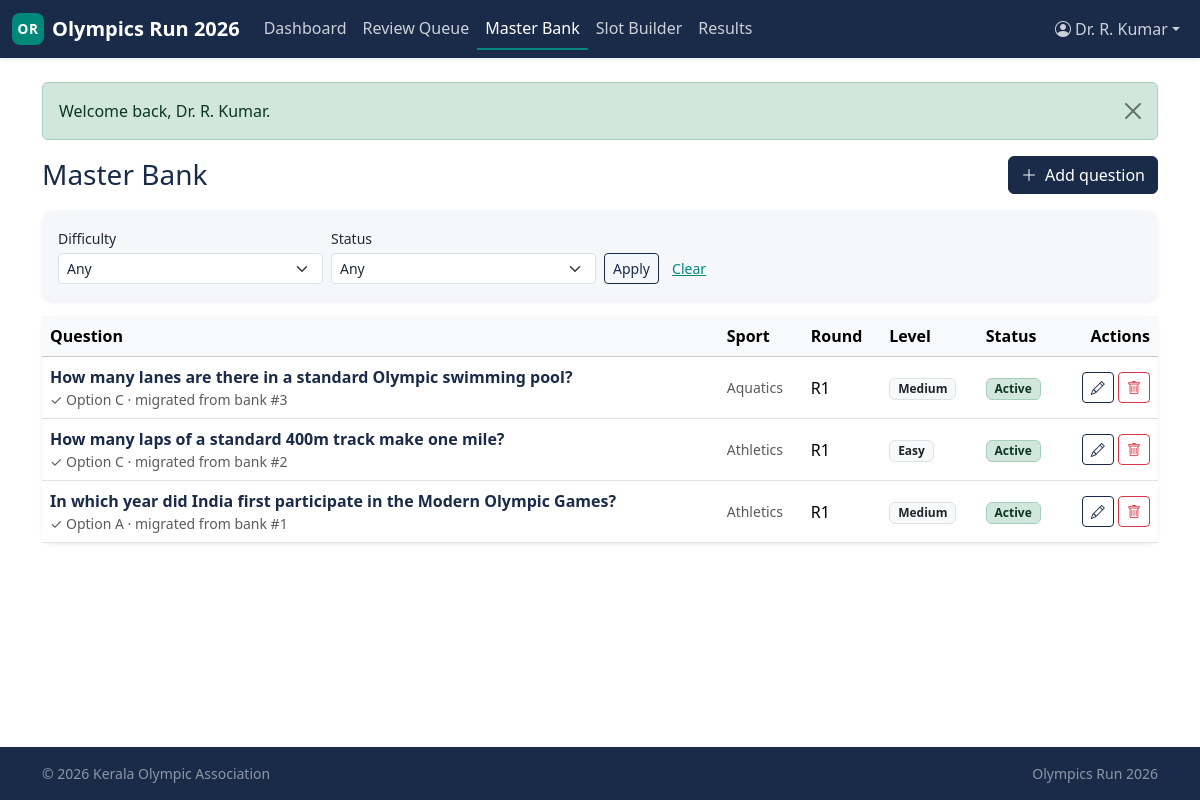
Page /panelist/master (signed in) on the committed database.
### tables this page shows
CREATE TABLE master_questions (
    master_question_id   INT UNSIGNED  NOT NULL AUTO_INCREMENT,
    source_question_id   INT UNSIGNED  NULL,
    association_id       INT UNSIGNED  NOT NULL,
    question_text        TEXT          NOT NULL,
    option_a             VARCHAR(500)  NOT NULL,
    option_b             VARCHAR(500)  NOT NULL,
    option_c             VARCHAR(500)  NOT NULL,
    option_d             VARCHAR(500)  NOT NULL,
    correct_option       ENUM('A','B','C','D') NOT NULL,
    explanation          TEXT          NULL,
    sport                VARCHAR(100)  NULL,
    category             VARCHAR(100)  NULL,
    difficulty           ENUM('easy','medium','hard')
                                NOT NULL DEFAULT 'medium',
    intended_round       TINYINT UNSIGNED NULL,
    status               ENUM('active','retired') NOT NULL DEFAULT 'active',
    added_by_admin_id    INT UNSIGNED  NULL,
    added_by_panelist_id INT UNSIGNED  NULL,
    created_at           DATETIME      NOT NULL DEFAULT CURRENT_TIMESTAMP,
    updated_at           DATETIME      NOT NULL DEFAULT CURRENT_TIMESTAMP
                                                ON UPDATE CURRENT_TIMESTAMP,
    PRIMARY KEY (master_question_id),
    KEY idx_mq_assoc (association_id),
    KEY idx_mq_round (intended_round),
    KEY idx_mq_status (status),
    KEY idx_mq_difficulty (difficulty),
    KEY idx_mq_sport (sport),
    KEY idx_mq_panelist (added_by_panelist_id),
    CONSTRAINT fk_mq_source
        FOREIGN KEY (source_question_id)
            REFERENCES association_question_bank(question_id)
        ON DELETE SET NULL,
    CONSTRAINT fk_mq_assoc
        FOREIGN KEY (association_id) REFERENCES associations(association_id)
        ON DELETE CASCADE,
    CONSTRAINT fk_mq_admin
        FOREIGN KEY (added_by_admin_id) REFERENCES admins(admin_id)
        ON DELETE SET NULL,
    CONSTRAINT fk_mq_panelist
        FOREIGN KEY (added_by_panelist_id) REFERENCES expert_panelists(panelist_id)
        ON DELETE SET NULL
);

### includes/helpers.php (called while the page is built, shortened)
<?php
function e(?string $value): string
{
    return htmlspecialchars((string)$value, ENT_QUOTES | ENT_SUBSTITUTE, 'UTF-8');
}
function view(string $template, array $data = []): string
{
    $__file = __DIR__ . '/../views/' . $template . '.php';
    extract($data, EXTR_SKIP);
    include $__file;
    return ob_get_clean();
}
function render(string $template, array $data = []): void
{
    $content   = view($template, $data);
    include __DIR__ . '/../views/layouts/app.php';
}
function status_badge(?string $status): string
{
    $map = [
        'active'         => 'bg-success-subtle text-success-emphasis border border-success-subtle',
        'approved'       => 'bg-success-subtle text-success-emphasis border border-success-subtle',
        'open'           => 'bg-success-subtle text-success-emphasis border border-success-subtle',
        'published'      => 'bg-success-subtle text-success-emphasis border border-success-subtle',
        'pending'        => 'bg-warning-subtle text-warning-emphasis border border-warning-subtle',
        'needs_revision' => 'bg-warning-subtle text-warning-emphasis border border-warning-subtle',
        'scheduled'      => 'bg-info-subtle text-info-emphasis border border-info-subtle',
        'draft'          => 'bg-secondary-subtle text-secondary-emphasis border border-secondary-subtle',
        'closed'         => 'bg-secondary-subtle text-secondary-emphasis border border-secondary-subtle',
        'inactive'       => 'bg-secondary-subtle text-secondary-emphasis border border-secondary-subtle',
        'suspended'      => 'bg-danger-subtle text-danger-emphasis border border-danger-subtle',
        'rejected'       => 'bg-danger-subtle text-danger-emphasis border border-danger-subtle',
        'cancelled'      => 'bg-danger-subtle text-danger-emphasis border border-danger-subtle',
        'disqualified'   => 'bg-danger-subtle text-danger-emphasis border border-danger-subtle',
    ];
    $key = strtolower((string)$status);
    return 'badge ' . ($map[$key] ?? 'bg-light text-dark border');
}
function status_label(?string $status): string
{
    return ucwords(str_replace('_', ' ', (string)$status));
}

### controllers/PanelistMasterController.php (called while the page is built, shortened)
<?php
final class PanelistMasterController
{
    public function index(): void
    {
        $associationId = $this->associationId();
        $filters = [
            'difficulty' => $_GET['difficulty'] ?? '',
            'status'     => $_GET['status']     ?? '',
        ];
        render('panelist/master/index', [
            'title'     => 'Master Bank — Panel',
            'questions' => MasterQuestion::all($associationId, $filters),
            'filters'   => $filters,
        ]);
    }
    private function associationId(): int
    {
        $id = Auth::associationId();
        return $id;
    }
}

### includes/Database.php (called while the page is built, shortened)
<?php
final class Database
{
    private static ?PDO $pdo = null;
    public static function connection(): PDO
    {
        $cfg = $GLOBALS['APP_CONFIG']['db'];
        $dsn = sprintf(
            'mysql:host=%s;port=%d;dbname=%s;charset=%s',
            $cfg['host'],
            $cfg['port'],
            $cfg['name'],
            $cfg['charset']
        );
        self::$pdo = new PDO($dsn, $cfg['user'], $cfg['pass'], [
            PDO::ATTR_ERRMODE            => PDO::ERRMODE_EXCEPTION,
            PDO::ATTR_DEFAULT_FETCH_MODE => PDO::FETCH_ASSOC,
            PDO::ATTR_EMULATE_PREPARES   => false,
            PDO::MYSQL_ATTR_INIT_COMMAND => "SET NAMES utf8mb4 COLLATE utf8mb4_unicode_ci",
        ]);
        return self::$pdo;
    }
    public static function query(string $sql, array $params = []): PDOStatement
    {
        $stmt = self::connection()->prepare($sql);
        $stmt->execute($params);
        return $stmt;
    }
    public static function fetchAll(string $sql, array $params = []): array
    {
        return self::query($sql, $params)->fetchAll();
    }
}

### models/MasterQuestion.php (called while the page is built, shortened)
<?php
final class MasterQuestion
{
    public static function all(?int $associationId = null, array $filters = []): array
    {
        $sql = 'SELECT mq.*, a.name AS association_name
                  FROM master_questions mq
                  JOIN associations a ON a.association_id = mq.association_id';
        $where = [];
        $params = [];
        if ($associationId !== null) {
            $where[]  = 'mq.association_id = ?';
            $params[] = $associationId;
        }
        if ($where) $sql .= ' WHERE ' . implode(' AND ', $where);
        $sql .= ' ORDER BY mq.master_question_id DESC';
        return Database::fetchAll($sql, $params);
    }
}

### views/panelist/master/index.php (the view, shortened to what this page needs)
<div class="d-md-flex justify-content-between align-items-center mb-3">
    <h1 class="h3 text-navy mb-2 mb-md-0">Master Bank</h1>
    <a href="/panelist/master/new" class="btn btn-primary">
        <i class="bi bi-plus-lg me-1"></i> Add question
    </a>
</div>
<form method="get" action="/panelist/master" class="card panel border-0 shadow-sm mb-3">
    <div class="card-body py-3">
        <div class="row g-2">
            <div class="col-6 col-md-3">
                <label class="form-label small mb-1">Difficulty</label>
                <select name="difficulty" class="form-select form-select-sm">
                    <option value="">Any</option>
                </select>
            </div>
            <div class="col-6 col-md-3">
                <label class="form-label small mb-1">Status</label>
                <select name="status" class="form-select form-select-sm">
                    <option value="">Any</option>
                </select>
            </div>
            <div class="col-12 col-md-auto align-self-end">
                <button class="btn btn-sm btn-outline-navy">Apply</button>
                <a href="/panelist/master" class="btn btn-sm btn-link">Clear</a>
            </div>
        </div>
    </div>
</form>
<div class="card panel border-0 shadow-sm">
    <div class="table-responsive">
        <table class="table align-middle mb-0">
            <thead class="table-light">
                <tr>
                    <th>Question</th>
                    <th class="d-none d-md-table-cell">Sport</th>
                    <th class="d-none d-lg-table-cell">Round</th>
                    <th>Level</th>
                    <th>Status</th>
                    <th class="text-end">Actions</th>
                </tr>
            </thead>
            <tbody>
                <?php if (empty($questions)): ?>
                    <tr><td colspan="6" class="text-center text-muted py-4">No master questions match these filters.</td></tr>
                <?php else: foreach ($questions as $q): ?>
                    <tr>
                        <td>
                            <div class="fw-semibold text-navy">
                                <?= e(mb_strimwidth($q['question_text'], 0, 140, '…')) ?>
                            </div>
                            <div class="small text-muted">
                                ✓ Option <?= e($q['correct_option']) ?>
                                <?php if ($q['source_question_id']): ?>
                                    · <span class="text-muted">migrated from bank #<?= (int)$q['source_question_id'] ?></span>
                                <?php endif; ?>
                            </div>
                        </td>
                        <td class="d-none d-md-table-cell small text-muted"><?= e($q['sport'] ?? '—') ?></td>
                        <td class="d-none d-lg-table-cell">
                            <?= $q['intended_round'] ? 'R' . (int)$q['intended_round'] : '<span class="text-muted">—</span>' ?>
                        </td>
                        <td><span class="badge bg-light text-dark border"><?= e(ucfirst($q['difficulty'])) ?></span></td>
                        <td><span class="<?= status_badge($q['status']) ?>"><?= e(status_label($q['status'])) ?></span></td>
                        <td class="text-end text-nowrap">
                            <a href="/panelist/master/<?= (int)$q['master_question_id'] ?>/edit"
                               class="btn btn-sm btn-outline-navy"><i class="bi bi-pencil"></i></a>
                            <form action="/panelist/master/<?= (int)$q['master_question_id'] ?>/delete"
                                  method="post" class="d-inline"
                                  onsubmit="return confirm('Delete this master question? Used in any slot will block delete.');">
                                <button class="btn btn-sm btn-outline-danger"><i class="bi bi-trash"></i></button>
                            </form>
                        </td>
                    </tr>
                <?php endforeach; endif; ?>
            </tbody>
        </table>
    </div>
</div>

### public/index.php (shortened to what this page needs)
<?php
$reqPath = strtok($_SERVER['REQUEST_URI'] ?? '/', '?') ?: '/';
$reqPath = rtrim($reqPath, '/') ?: '/';
$method  = $_SERVER['REQUEST_METHOD'] ?? 'GET';
foreach ($routes as $pattern => $handler) {
    [$rMethod, $rPath] = explode(' ', $pattern, 2);
    if ($rMethod !== $method) continue;
    if (!str_contains($rPath, '{')) {
        if ($rPath !== $reqPath) continue;
        $params = [];
    } else {
        $regex = '#^' . preg_replace('#\{(\w+)\}#', '(?<$1>[^/]+)', $rPath) . '$#';
        if (!preg_match($regex, $reqPath, $m)) continue;
        $params = array_values(array_filter(
            $m,
            static fn($k) => is_string($k),
            ARRAY_FILTER_USE_KEY
        ));
    }
    if (is_array($handler)) {
        [$class, $methodName] = $handler;
        (new $class)->$methodName(...$params);
    } else {
        $handler(...$params);
    }
    return;
}

### public/css/app.css (style rules this page uses)
:root { --or-navy: #1A2B49; --or-navy-700: #14223A; --or-navy-300: #4A5A75; --or-teal: #00897B; --or-teal-700: #006B61; --or-teal-300: #4DB6A6; --or-panel: #F5F7FA; --or-panel-dark: #E6EAF1; --or-bg: #FFFFFF; --or-text: #1F2937; --or-muted: #6B7280; }
:root, [data-bs-theme="light"] { --bs-primary: var(--or-navy); --bs-primary-rgb: 26, 43, 73; --bs-link-color: var(--or-teal); --bs-link-color-rgb: 0, 137, 123; --bs-link-hover-color: var(--or-teal-700); --bs-body-bg: var(--or-bg); --bs-body-color: var(--or-text); }
body.bg-app { background-color: var(--or-bg); color: var(--or-text); }
.text-navy { color: var(--or-navy) !important; }
.card.panel { background-color: var(--or-panel); border-radius: 0.75rem; }
.btn-primary { --bs-btn-bg: var(--or-navy); --bs-btn-border-color: var(--or-navy); --bs-btn-hover-bg: var(--or-navy-700); --bs-btn-hover-border-color: var(--or-navy-700); --bs-btn-active-bg: var(--or-navy-700); --bs-btn-active-border-color: var(--or-navy-700); --bs-btn-disabled-bg: var(--or-navy-300); --bs-btn-disabled-border-color: var(--or-navy-300); }
.btn-outline-navy { --bs-btn-color: var(--or-navy); --bs-btn-border-color: var(--or-navy); --bs-btn-hover-color: #fff; --bs-btn-hover-bg: var(--or-navy); --bs-btn-hover-border-color: var(--or-navy); }

### rows in the picture
master_questions: question_text "How many lanes are there in a standard Olympic swimming pool?", correct_option "C", source_question "3", sport "Aquatics", intended_round "1", difficulty "Medium", status "Active"
master_questions: question_text "How many laps of a standard 400m track make one mile?", correct_option "C", source_question "2", sport "Athletics", intended_round "1", difficulty "Easy", status "Active"
master_questions: question_text "In which year did India first participate in the Modern Olympic Games?", correct_option "A", source_question "1", sport "Athletics", intended_round "1", difficulty "Medium", status "Active"

### other values in the picture
$item['label'] "Dashboard"
$item['label'] "Review Queue"
$item['label'] "Master Bank"
$item['label'] "Slot Builder"
$item['label'] "Results"
$msg "Welcome back, Dr. R. Kumar."
